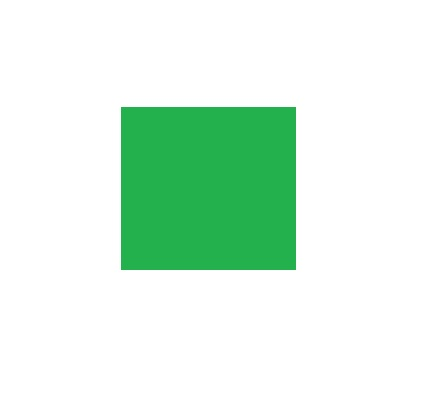
#> input picture testGreenSquare2.jpg, 448 x 411 px
$ python main.py
#> lines starting #> are read from the running program, lines starting #| are printed output that depends on the picture; after the words box and inside, x2 and y2 are one past the last pixel; in counts of white or black regions, pixels touching at a corner belong together
import cv2 as cv
import numpy as np
from math import dist
import time
import math
from matplotlib import pyplot as plt


def mod(a):
  return math.sqrt(a[0]**2+a[1]**2)

def dotproduct(a,b):
  return a[0]*b[0]+a[1]*b[1]


def quadrant(origin, cords):
    ox = origin[0]
    oy = origin[1]
    cx = cords[0]
    cy = cords[1]

    if cx <= ox and cy >= oy:
        return 1
    if cx >= ox and cy >= oy:
        return 2
    if cx <= ox and cy <= oy:
        return 3
    if cx >= ox and cy <= oy:
        return 4


def kangle(origin,b):
  q = quadrant(origin,b)
  #print(q)
  #vector form of -x axis
  oa =[-1,0]
  #calculating directional vectors oa,ob
  #oa=[a[0]-origin[0],a[1]-origin[1]]
  ob=[b[0]-origin[0],b[1]-origin[1]]
  #finding dot product of two vectors
  dp = dotproduct(oa,ob)
  #finding the angle
  angle= math.acos(dp/(mod(oa)*mod(ob)))
  angle = math.degrees(angle)
  if q>2:
    angle = 360-angle
  return angle


st=time.time()
def array2bool(a):
    if a[0] and a[1] and a[2]:
        return True
    else:
        return False

def filter(img,clr_le,clr_ue):
    asi=0
    aki=np.zeros([np.shape(img)[0],np.shape(img)[1],1])
    for i in range(np.shape(img)[0]):
        for j in range(np.shape(img)[1]):
            if array2bool(img[i,j]>=clr_le) and array2bool(img[i,j]<=clr_ue):
                aki[i,j] =255
                asi+=1
            else:
                aki[i,j]=0
    return aki,asi
#searching columwise
def frame_gen(img):
    aki=np.zeros(np.shape(img),'uint8')
    flag=0
    temp=0
    flag_r=0
    temp_r=0
    cords=[]
    for i in range(np.shape(img)[1]):
        for j in range(np.shape(img)[0]):
            if flag==0:
                if temp==1:
                    flag=1
                    temp=0
                if img[j,i]==255:
                    aki[j,i] = 255
                    cords.append([j,i])
                    temp=1

            if flag==1:
                if img[j,i]==0:
                    aki[j-1, i] = 255
                    cords.append([j-1,i])
                    flag=0
    for i in range(np.shape(img)[0]):
        for j in range(np.shape(img)[1]):
            if flag_r==0:
                if temp_r==1:
                    flag_r=1
                    temp_r=0
                if img[i,j]==255:
                    aki[i,j]=255
                    cords.append([i,j])
                    temp_r=1

            if flag_r==1:
                if  img[i,j]==0:
                    aki[i-1,j] =255
                    cords.append([i-1,j])
                    flag_r=0

    return aki,cords

class point:
    def __init__(self,point,angle,distance):
        self.point=point
        self.angle = angle
        self.distance = distance

#reading the image
aki = cv.imread("testGreenSquare2.jpg", cv.IMREAD_COLOR)
#> aki is the input picture: shape (411, 448, 3); mean B, G, R 227.4, 242.8, 220.9
cv.imshow('originalimage',aki)
aki,asi=filter(aki,[67,167,25],[87,187,45])
#> after the loop in filter, `for i in range(np.shape(img)[0]):`:
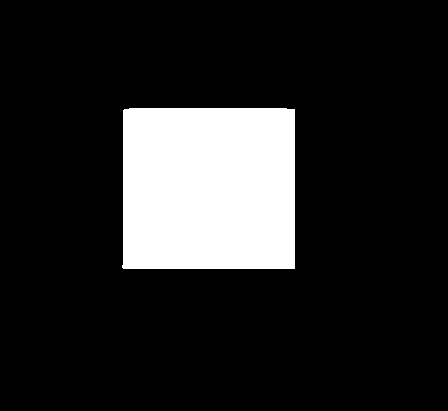
#> aki: shape (411, 448, 1) float64; 15% white; 1 white region, box (x1, y1, x2, y2) and area: (122, 108, 295, 269) 27680
#> asi = 27680
#print(asi)
cv.imshow('greemask',aki)
asi, cord = frame_gen(aki)
#> after the loop in frame_gen, `for i in range(np.shape(img)[1]):`:
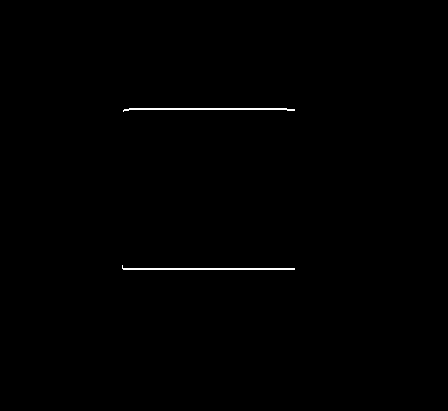
#> aki: shape (411, 448, 1); 0.38% white in thin lines or dots, all inside (x1, y1, x2, y2) = (122, 108, 295, 270)
#> after the loop in frame_gen, `for i in range(np.shape(img)[0]):`:
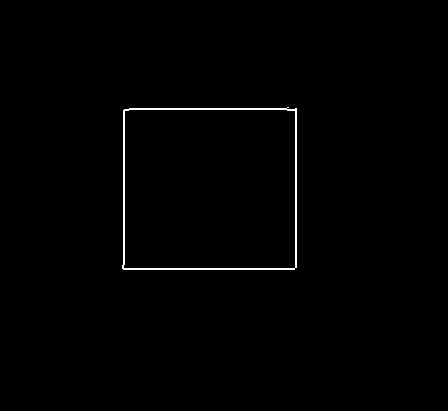
#> aki: shape (411, 448, 1); 0.72% white in thin lines or dots, all inside (x1, y1, x2, y2) = (122, 107, 297, 270)
#> cord = 1336 pairs, first value 107 to 269, second value 122 to 296
cord = np.array(cord)
cord=np.unique(cord,axis=0)
#> cord = 1324 pairs, first value 107 to 269, second value 122 to 296

max=np.max(cord,axis=0)
#> max = [269, 296]
min=np.min(cord,axis=0)
#> min = [107, 122]
points=[]
center=[(max[0]+min[0])/2,(max[1]+min[1])/2]
#> center = [188, 209]
#(center)
val=[]
for i in cord:
    points.append(point(i,kangle(center,i),dist(center,i)))
#> this loop made 1324 passes
#> (q in kangle, ob in kangle, dp in kangle, angle in kangle) on passes 1 to 3: (1, [-81, 78], 81, 43.92), (1, [-81, 79], 81, 44.28), (3, [-80, -80], 80, 315)

lti = []
lsi = []
#sorting the points by angle
points.sort(key=lambda x: x.angle)
for i in points:
    lsi.append(i.distance)
    lti.append(i.angle)

a=plt.plot(lti,lsi)
print(a)
#> (printed output is left out)
plt.show()
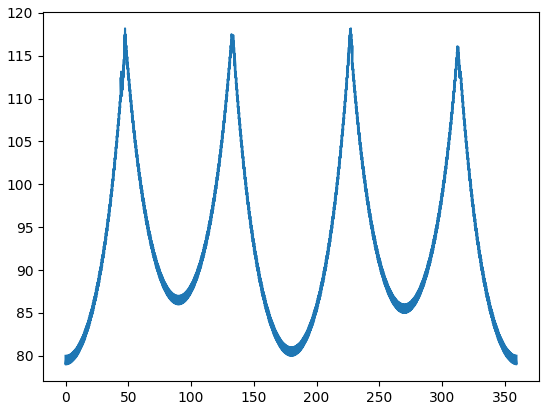
#> figure drawn by matplotlib, 1 panel
cv.imshow('squareframe_h',asi)
print(time.time()-st)

cv.waitKey(0)
cv.destroyAllWindows()
